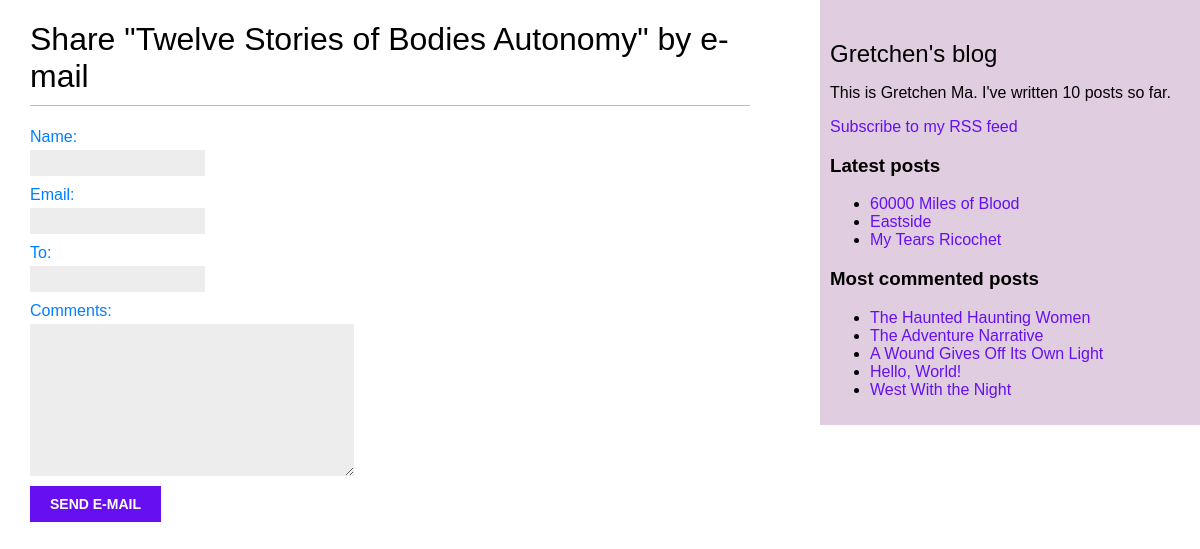
/blog/5/share/, run on the app's committed database.
### blog/models.py (models this page shows, shortened)
class Post(models.Model):
    STATUS_CHOICES = (
        ('draft', 'Draft'),
        ('published', 'Published'),
    )
    title = models.CharField(max_length=250)
    slug = models.SlugField(max_length=250,
                            unique_for_date='publish')
    author = models.ForeignKey(User,
                               on_delete=models.CASCADE,
                               related_name='blog_posts')
    body = models.TextField()
    publish = models.DateTimeField(default=timezone.now) #发布日期
    created = models.DateTimeField(auto_now_add=True) #创建时间
    updated = models.DateTimeField(auto_now=True) #最后一次更新时间
    status = models.CharField(max_length=10,
                              choices=STATUS_CHOICES,
                              default='draft') #帖子的状态
    objects = models.Manager() # The default manager.
    published = PublishedManager() # Our custom manager.
    class Meta:
        ordering = ('-publish',) #元数据，负号前缀降序排序，最新的在最上
    def get_absolute_url(self):
        return reverse('blog:post_detail',
                       args=[self.publish.year,
                             self.publish.month,
                             self.publish.day, self.slug])
    tags = TaggableManager()

### blog/views.py (the view)
def post_share(request, post_id):
    post = get_object_or_404(Post, id=post_id, status='published')
    sent = False
    if request.method == 'POST':
        form = EmailPostForm(request.POST)
        if form.is_valid():
            cd = form.cleaned_data
            post_url = request.build_absolute_uri(
                post.get_absolute_url())
            subject = f"{cd['name']} recommends you read " \
                      f"{post.title}"
            message = f"Read {post.title} at {post_url}\n\n" \
                      f"{cd['name']}\'s comments: {cd['comments']}"
            send_mail(subject, message, 'admin@myblog.com',
                      [cd['to']])
            sent = True
    else:
        form = EmailPostForm()
    return render(request, 'blog/post/share.html', {'post': post,
                                                    'form': form,
                                                    'sent': sent})

### blog/forms.py
class EmailPostForm(forms.Form):
    name = forms.CharField(max_length=25)
    email = forms.EmailField()
    to = forms.EmailField()
    comments = forms.CharField(required=False,
                               widget=forms.Textarea)

### blog/models.py (called while the page is built)
    def get_queryset(self):
        return super(PublishedManager,
                     self).get_queryset()\
                          .filter(status='published')

### blog/templatetags/blog_tags.py (called while the page is built)
@register.simple_tag
def total_posts():
    return Post.published.count()

@register.inclusion_tag('blog/post/latest_posts.html')
def show_latest_posts(count=5):
    latest_posts = Post.published.order_by('-publish')[:count]
    return {'latest_posts': latest_posts}

@register.simple_tag
def get_most_commented_posts(count=5):
    return Post.published.annotate(
            total_comments=Count('comments')
            ).order_by('-total_comments')[:count]

### blog/templates/blog/post/share.html (shortened to what this page needs)
{% extends "blog/base.html" %}
{% block content %}
  {% if sent %}
   <h1>E-mail successfully sent</h1>
   <p>
     "{{ post.title }}" was successfully sent to {{ form.cleaned_data.to }}.
   </p>
  {% else %}
    <h1>Share "{{ post.title }}" by e-mail</h1>
    <form method="post">
      {{ form.as_p }}
      <input type="submit" value="Send e-mail">
    </form>
  {% endif %}
{% endblock %}

### blog/templates/blog/base.html (shortened to what this page needs)
{% load blog_tags %}
{% load static %}
<!DOCTYPE html>
<html>
<head>
  <link href="{% static "css/blog.css" %}" rel="stylesheet">
</head>
<body>
  <div id="content">
    {% block content %}
    {% endblock %}
  </div>
  <div id="sidebar">
    <h2>Gretchen's blog</h2>
    <p>This is Gretchen Ma. I've written {% total_posts %} posts so far.</p>
    <p>
      <a href="{% url "blog:post_feed" %}">Subscribe to my RSS feed</a>
    </p>
    <h3>Latest posts</h3>
    {% show_latest_posts 3 %}
    <h3>Most commented posts</h3>
    {% get_most_commented_posts as most_commented_posts %}
    <ul>
      {% for post in most_commented_posts %}
        <li>
          <a href="{{ post.get_absolute_url }}">{{ post.title }}</a>
        </li>
      {% endfor %}
    </ul>
  </div>
</body>
</html>

### blog/templates/blog/post/latest_posts.html
<ul>
    {% for post in latest_posts %}
      <li>
        <a href="{{ post.get_absolute_url }}">{{ post.title }}</a>
      </li>
    {% endfor %}
</ul>

### blog/static/css/blog.css (style rules this page uses)
body { margin:0; padding:0; font-family:helvetica, sans-serif; }
a { color:#6610f2; text-decoration:none; }
h1 { font-weight:normal; border-bottom:1px solid #bbb; padding:0 0 10px 0; }
h2 { font-weight:normal; margin:30px 0 0; }
#content { float:left; width:60%; padding:0 0 0 30px; }
#sidebar { float:right; width:30%; padding:10px; background:#e0cddf; height:100%; }
label { float:left; clear:both; color:#007fff; margin-bottom:4px; }
input, textarea { clear:both; float:left; margin:0 0 10px; background:#ededed; border:0; padding:6px 10px; font-size:12px; }
input[type=submit] { font-weight:bold; background:#6610f2; color:#fff; padding:10px 20px; font-size:14px; text-transform:uppercase; }

### data on the page
Post: title "Twelve Stories of Bodies Autonomy"
Post: title "60000 Miles of Blood"
Post: title "Eastside"
Post: title "My Tears Ricochet"
Post: title "The Haunted Haunting Women"
Post: title "The Adventure Narrative"
Post: title "A Wound Gives Off Its Own Light"
Post: title "Hello, World!"
Post: title "West With the Night"
